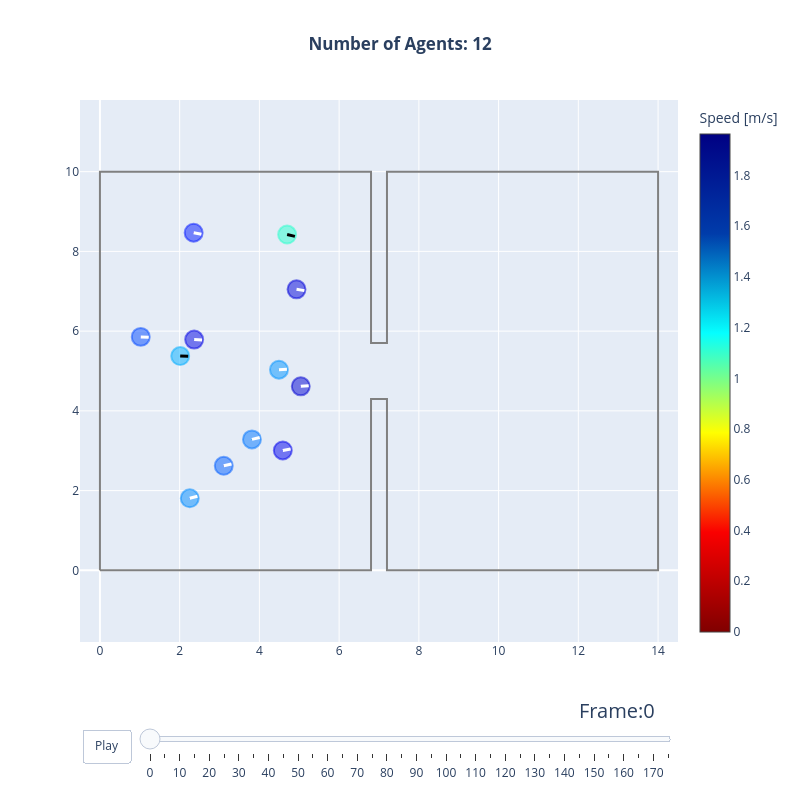

Here is the notebook cell this chart was saved with:
### Markdown cell above
## Scenario 2 -- bottleneck (12 agents, 1.4 m aperture)

An hourglass room pinched to a 1.4 m opening -- mid-range of the tier-1
training distribution. This probes crowd behaviour rather than solo
navigation: queueing, merging and flow through the neck.

With training-parity contact physics active (the `walkable_geometry`
argument), agents can no longer pass through each other: a real queue forms at
the neck. All 12 agents exit in ~7.1 s of simulated time, with a minimum
centre-to-centre distance of ~0.42 m -- head-on body contact is 0.30 m, and
pre-physics this bottomed out at ~0.04 m (ghosting). The honest trade-off that
remains: hard contact turns ghosting into queueing with throughput below the
empirical range -- a policy-behaviour question (yielding, dense packing), not
an adapter one.

### Code cell
import numpy as np

BOTTLENECK_AREA = shapely.Polygon(
    [
        (0, 0), (6.8, 0), (6.8, 4.3), (7.2, 4.3), (7.2, 0), (14, 0),
        (14, 10), (7.2, 10), (7.2, 5.7), (6.8, 5.7), (6.8, 10), (0, 10),
    ]
)
BOTTLENECK_EXIT = [(13.0, 4.0), (14.0, 4.0), (14.0, 6.0), (13.0, 6.0)]

rng = np.random.default_rng(7)
BOTTLENECK_SPAWNS = [
    (float(x), float(y))
    for x, y in zip(rng.uniform(1.0, 5.5, 12), rng.uniform(1.5, 8.5, 12))
]

bottleneck_file, _ = run_scenario(
    "bottleneck", BOTTLENECK_AREA, BOTTLENECK_EXIT, BOTTLENECK_SPAWNS
)
trajectory_data, walkable_area = read_sqlite_file(bottleneck_file)
animate(trajectory_data, walkable_area, every_nth_frame=5, radius=0.225)

### Figure 1 — Plotly figure (JSON) as saved in the notebook; plotly's stock layout.template omitted (floating-point values rounded to 4 significant figures)
{"data": [{"hoverinfo": "name", "line": {"color": "grey"}, "mode": "lines", "name": "Exterior", "showlegend": false, "type": "scatter", "x": [0.0, 0.0, 6.8, 6.8, 7.2, 7.2, 14.0, 14.0, 7.2, 7.2, 6.8, 6.8, 0.0], "y": [0.0, 10.0, 10.0, 5.7, 5.7, 10.0, 10.0, 0.0, 0.0, 4.3, 4.3, 0.0, 0.0]}, {"hoverinfo": "none", "marker": {"cmax": 1.963, "cmin": 0, "color": [1.55, 1.837, 1.494, 1.457, 1.709, 1.825, 1.624, 1.275, 1.796, 1.593, 1.815, 1.509], "colorbar": {"title": {"text": "Speed [m/s]"}}, "colorscale": [[0.0, "rgb(128,0,0)"], [0.2, "rgb(250,0,0)"], [0.4, "rgb(255,255,0)"], [0.6, "rgb(5,255,255)"], [0.8, "rgb(0,60,170)"], [1.0, "rgb(0,0,131)"]], "size": [0.45, 0.45, 0.45, 0.45, 0.45, 0.45, 0.45, 0.45, 0.45, 0.45, 0.45, 0.45]}, "mode": "markers", "showlegend": false, "text": [1.55, 1.837, 1.494, 1.457, 1.709, 1.825, 1.624, 1.275, 1.796, 1.593, 1.815, 1.509], "type": "scatter", "x": [3.813, 5.037, 4.491, 2.013, 2.351, 4.931, 1.024, 4.696, 4.587, 3.106, 2.364, 2.253], "y": [3.284, 4.616, 5.032, 5.374, 8.469, 7.049, 5.855, 8.423, 3.007, 2.621, 5.788, 1.808]}, {"hoverinfo": "text", "marker": {"opacity": 1, "size": 1}, "mode": "markers", "showlegend": false, "text": ["ID: 5, Pos(3.81,3.28)"], "type": "scatter", "x": [3.813], "y": [3.284]}, {"hoverinfo": "text", "marker": {"opacity": 1, "size": 1}, "mode": "markers", "showlegend": false, "text": ["ID: 6, Pos(5.04,4.62)"], "type": "scatter", "x": [5.037], "y": [4.616]}, {"hoverinfo": "text", "marker": {"opacity": 1, "size": 1}, "mode": "markers", "showlegend": false, "text": ["ID: 7, Pos(4.49,5.03)"], "type": "scatter", "x": [4.491], "y": [5.032]}, {"hoverinfo": "text", "marker": {"opacity": 1, "size": 1}, "mode": "markers", "showlegend": false, "text": ["ID: 8, Pos(2.01,5.37)"], "type": "scatter", "x": [2.013], "y": [5.374]}, {"hoverinfo": "text", "marker": {"opacity": 1, "size": 1}, "mode": "markers", "showlegend": false, "text": ["ID: 9, Pos(2.35,8.47)"], "type": "scatter", "x": [2.351], "y": [8.469]}, {"hoverinfo": "text", "marker": {"opacity": 1, "size": 1}, "mode": "markers", "showlegend": false, "text": ["ID: 10, Pos(4.93,7.05)"], "type": "scatter", "x": [4.931], "y": [7.049]}, {"hoverinfo": "text", "marker": {"opacity": 1, "size": 1}, "mode": "markers", "showlegend": false, "text": ["ID: 11, Pos(1.02,5.86)"], "type": "scatter", "x": [1.024], "y": [5.855]}, {"hoverinfo": "text", "marker": {"opacity": 1, "size": 1}, "mode": "markers", "showlegend": false, "text": ["ID: 12, Pos(4.70,8.42)"], "type": "scatter", "x": [4.696], "y": [8.423]}, {"hoverinfo": "text", "marker": {"opacity": 1, "size": 1}, "mode": "markers", "showlegend": false, "text": ["ID: 13, Pos(4.59,3.01)"], "type": "scatter", "x": [4.587], "y": [3.007]}, {"hoverinfo": "text", "marker": {"opacity": 1, "size": 1}, "mode": "markers", "showlegend": false, "text": ["ID: 14, Pos(3.11,2.62)"], "type": "scatter", "x": [3.106], "y": [2.621]}, {"hoverinfo": "text", "marker": {"opacity": 1, "size": 1}, "mode": "markers", "showlegend": false, "text": ["ID: 15, Pos(2.36,5.79)"], "type": "scatter", "x": [2.364], "y": [5.788]}, {"hoverinfo": "text", "marker": {"opacity": 1, "size": 1}, "mode": "markers", "showlegend": false, "text": ["ID: 16, Pos(2.25,1.81)"], "type": "scatter", "x": [2.253], "y": [1.808]}], "layout": {"autosize": false, "height": 800, "shapes": [{"fillcolor": "rgba(0, 117, 255, 0.5)", "line": {"color": "rgba(0, 117, 255, 0.5)"}, "type": "circle", "x0": 3.588, "x1": 4.038, "xref": "x", "y0": 3.059, "y1": 3.509, "yref": "y"}, {"fillcolor": "rgba(0, 0, 209, 0.5)", "line": {"color": "rgba(0, 0, 209, 0.5)"}, "type": "circle", "x0": 4.812, "x1": 5.262, "xref": "x", "y0": 4.391, "y1": 4.841, "yref": "y"}, {"fillcolor": "rgba(0, 148, 255, 0.5)", "line": {"color": "rgba(0, 148, 255, 0.5)"}, "type": "circle", "x0": 4.266, "x1": 4.716, "xref": "x", "y0": 4.807, "y1": 5.257, "yref": "y"}, {"fillcolor": "rgba(0, 173, 255, 0.5)", "line": {"color": "rgba(0, 173, 255, 0.5)"}, "type": "circle", "x0": 1.788, "x1": 2.238, "xref": "x", "y0": 5.149, "y1": 5.599, "yref": "y"}, {"fillcolor": "rgba(0, 21, 255, 0.5)", "line": {"color": "rgba(0, 21, 255, 0.5)"}, "type": "circle", "x0": 2.126, "x1": 2.576, "xref": "x", "y0": 8.244, "y1": 8.694, "yref": "y"}, {"fillcolor": "rgba(0, 0, 218, 0.5)", "line": {"color": "rgba(0, 0, 218, 0.5)"}, "type": "circle", "x0": 4.706, "x1": 5.156, "xref": "x", "y0": 6.824, "y1": 7.274, "yref": "y"}, {"fillcolor": "rgba(0, 72, 255, 0.5)", "line": {"color": "rgba(0, 72, 255, 0.5)"}, "type": "circle", "x0": 0.7987, "x1": 1.249, "xref": "x", "y0": 5.63, "y1": 6.08, "yref": "y"}, {"fillcolor": "rgba(41, 255, 206, 0.5)", "line": {"color": "rgba(41, 255, 206, 0.5)"}, "type": "circle", "x0": 4.471, "x1": 4.921, "xref": "x", "y0": 8.198, "y1": 8.648, "yref": "y"}, {"fillcolor": "rgba(0, 0, 237, 0.5)", "line": {"color": "rgba(0, 0, 237, 0.5)"}, "type": "circle", "x0": 4.362, "x1": 4.812, "xref": "x", "y0": 2.782, "y1": 3.232, "yref": "y"}, {"fillcolor": "rgba(0, 93, 255, 0.5)", "line": {"color": "rgba(0, 93, 255, 0.5)"}, "type": "circle", "x0": 2.881, "x1": 3.331, "xref": "x", "y0": 2.396, "y1": 2.846, "yref": "y"}, {"fillcolor": "rgba(0, 0, 228, 0.5)", "line": {"color": "rgba(0, 0, 228, 0.5)"}, "type": "circle", "x0": 2.139, "x1": 2.589, "xref": "x", "y0": 5.563, "y1": 6.013, "yref": "y"}, {"fillcolor": "rgba(0, 140, 255, 0.5)", "line": {"color": "rgba(0, 140, 255, 0.5)"}, "type": "circle", "x0": 2.028, "x1": 2.478, "xref": "x", "y0": 1.583, "y1": 2.033, "yref": "y"}, {"line": {"color": "white", "width": 3}, "type": "line", "x0": 3.813, "x1": 4.007, "y0": 3.284, "y1": 3.332}, {"line": {"color": "white", "width": 3}, "type": "line", "x0": 5.037, "x1": 5.237, "y0": 4.616, "y1": 4.63}, {"line": {"color": "white", "width": 3}, "type": "line", "x0": 4.491, "x1": 4.69, "y0": 5.032, "y1": 5.041}, {"line": {"color": "black", "width": 3}, "type": "line", "x0": 2.013, "x1": 2.213, "y0": 5.374, "y1": 5.367}, {"line": {"color": "white", "width": 3}, "type": "line", "x0": 2.351, "x1": 2.547, "y0": 8.469, "y1": 8.429}, {"line": {"color": "white", "width": 3}, "type": "line", "x0": 4.931, "x1": 5.128, "y0": 7.049, "y1": 7.016}, {"line": {"color": "white", "width": 3}, "type": "line", "x0": 1.024, "x1": 1.223, "y0": 5.855, "y1": 5.845}, {"line": {"color": "black", "width": 3}, "type": "line", "x0": 4.696, "x1": 4.89, "y0": 8.423, "y1": 8.377}, {"line": {"color": "white", "width": 3}, "type": "line", "x0": 4.587, "x1": 4.784, "y0": 3.007, "y1": 3.041}, {"line": {"color": "white", "width": 3}, "type": "line", "x0": 3.106, "x1": 3.3, "y0": 2.621, "y1": 2.667}, {"line": {"color": "white", "width": 3}, "type": "line", "x0": 2.364, "x1": 2.563, "y0": 5.788, "y1": 5.778}, {"line": {"color": "white", "width": 3}, "type": "line", "x0": 2.253, "x1": 2.446, "y0": 1.808, "y1": 1.858}], "sliders": [{"active": 0, "currentvalue": {"font": {"size": 20}, "prefix": "Frame:", "visible": true, "xanchor": "right"}, "len": 0.9, "pad": {"b": 10, "t": 50}, "steps": [{"args": [["0"], {"frame": {"duration": 100, "redraw": true}, "mode": "immediate", "transition": {"duration": 500}}], "label": "0", "method": "animate"}, {"args": [["5"], {"frame": {"duration": 100, "redraw": true}, "mode": "immediate", "transition": {"duration": 500}}], "label": "5", "method": "animate"}, {"args": [["10"], {"frame": {"duration": 100, "redraw": true}, "mode": "immediate", "transition": {"duration": 500}}], "label": "10", "method": "animate"}, {"args": [["15"], {"frame": {"duration": 100, "redraw": true}, "mode": "immediate", "transition": {"duration": 500}}], "label": "15", "method": "animate"}, {"args": [["20"], {"frame": {"duration": 100, "redraw": true}, "mode": "immediate", "transition": {"duration": 500}}], "label": "20", "method": "animate"}, {"args": [["25"], {"frame": {"duration": 100, "redraw": true}, "mode": "immediate", "transition": {"duration": 500}}], "label": "25", "method": "animate"}, {"args": [["30"], {"frame": {"duration": 100, "redraw": true}, "mode": "immediate", "transition": {"duration": 500}}], "label": "30", "method": "animate"}, {"args": [["35"], {"frame": {"duration": 100, "redraw": true}, "mode": "immediate", "transition": {"duration": 500}}], "label": "35", "method": "animate"}, {"args": [["40"], {"frame": {"duration": 100, "redraw": true}, "mode": "immediate", "transition": {"duration": 500}}], "label": "40", "method": "animate"}, {"args": [["45"], {"frame": {"duration": 100, "redraw": true}, "mode": "immediate", "transition": {"duration": 500}}], "label": "45", "method": "animate"}, {"args": [["50"], {"frame": {"duration": 100, "redraw": true}, "mode": "immediate", "transition": {"duration": 500}}], "label": "50", "method": "animate"}, {"args": [["55"], {"frame": {"duration": 100, "redraw": true}, "mode": "immediate", "transition": {"duration": 500}}], "label": "55", "method": "animate"}, {"args": [["60"], {"frame": {"duration": 100, "redraw": true}, "mode": "immediate", "transition": {"duration": 500}}], "label": "60", "method": "animate"}, {"args": [["65"], {"frame": {"duration": 100, "redraw": true}, "mode": "immediate", "transition": {"duration": 500}}], "label": "65", "method": "animate"}, {"args": [["70"], {"frame": {"duration": 100, "redraw": true}, "mode": "immediate", "transition": {"duration": 500}}], "label": "70", "method": "animate"}, {"args": [["75"], {"frame": {"duration": 100, "redraw": true}, "mode": "immediate", "transition": {"duration": 500}}], "label": "75", "method": "animate"}, {"args": [["80"], {"frame": {"duration": 100, "redraw": true}, "mode": "immediate", "transition": {"duration": 500}}], "label": "80", "method": "animate"}, {"args": [["85"], {"frame": {"duration": 100, "redraw": true}, "mode": "immediate", "transition": {"duration": 500}}], "label": "85", "method": "animate"}, {"args": [["90"], {"frame": {"duration": 100, "redraw": true}, "mode": "immediate", "transition": {"duration": 500}}], "label": "90", "method": "animate"}, {"args": [["95"], {"frame": {"duration": 100, "redraw": true}, "mode": "immediate", "transition": {"duration": 500}}], "label": "95", "method": "animate"}, {"args": [["100"], {"frame": {"duration": 100, "redraw": true}, "mode": "immediate", "transition": {"duration": 500}}], "label": "100", "method": "animate"}, {"args": [["105"], {"frame": {"duration": 100, "redraw": true}, "mode": "immediate", "transition": {"duration": 500}}], "label": "105", "method": "animate"}, {"args": [["110"], {"frame": {"duration": 100, "redraw": true}, "mode": "immediate", "transition": {"duration": 500}}], "label": "110", "method": "animate"}, {"args": [["115"], {"frame": {"duration": 100, "redraw": true}, "mode": "immediate", "transition": {"duration": 500}}], "label": "115", "method": "animate"}, {"args": [["120"], {"frame": {"duration": 100, "redraw": true}, "mode": "immediate", "transition": {"duration": 500}}], "label": "120", "method": "animate"}, {"args": [["125"], {"frame": {"duration": 100, "redraw": true}, "mode": "immediate", "transition": {"duration": 500}}], "label": "125", "method": "animate"}, {"args": [["130"], {"frame": {"duration": 100, "redraw": true}, "mode": "immediate", "transition": {"duration": 500}}], "label": "130", "method": "animate"}, {"args": [["135"], {"frame": {"duration": 100, "redraw": true}, "mode": "immediate", "transition": {"duration": 500}}], "label": "135", "method": "animate"}, {"args": [["140"], {"frame": {"duration": 100, "redraw": true}, "mode": "immediate", "transition": {"duration": 500}}], "label": "140", "method": "animate"}, {"args": [["145"], {"frame": {"duration": 100, "redraw": true}, "mode": "immediate", "transition": {"duration": 500}}], "label": "145", "method": "animate"}, {"args": [["150"], {"frame": {"duration": 100, "redraw": true}, "mode": "immediate", "transition": {"duration": 500}}], "label": "150", "method": "animate"}, {"args": [["155"], {"frame": {"duration": 100, "redraw": true}, "mode": "immediate", "transition": {"duration": 500}}], "label": "155", "method": "animate"}, {"args": [["160"], {"frame": {"duration": 100, "redraw": true}, "mode": "immediate", "transition": {"duration": 500}}], "label": "160", "method": "animate"}, {"args": [["165"], {"frame": {"duration": 100, "redraw": true}, "mode": "immediate", "transition": {"duration": 500}}], "label": "165", "method": "animate"}, {"args": [["170"], {"frame": {"duration": 100, "redraw": true}, "mode": "immediate", "transition": {"duration": 500}}], "label": "170", "method": "animate"}, {"args": [["175"], {"frame": {"duration": 100, "redraw": true}, "mode": "immediate", "transition": {"duration": 500}}], "label": "175", "method": "animate"}], "transition": {"duration": 100, "easing": "cubic-in-out"}, "x": 0.1, "xanchor": "left", "y": 0, "yanchor": "top"}], "title": {"text": "<b>Number of Agents: 12</b>", "x": 0.5}, "updatemenus": [{"buttons": [{"args": [null, {"frame": {"duration": 100, "redraw": true}, "fromcurrent": true}], "label": "Play", "method": "animate"}], "direction": "left", "pad": {"r": 10, "t": 87}, "showactive": false, "type": "buttons", "x": 0.1, "xanchor": "right", "y": 0, "yanchor": "top"}], "width": 800, "xaxis": {"range": [-0.5, 14.5]}, "yaxis": {"range": [-0.5, 10.5], "scaleanchor": "x", "scaleratio": 1}}}
